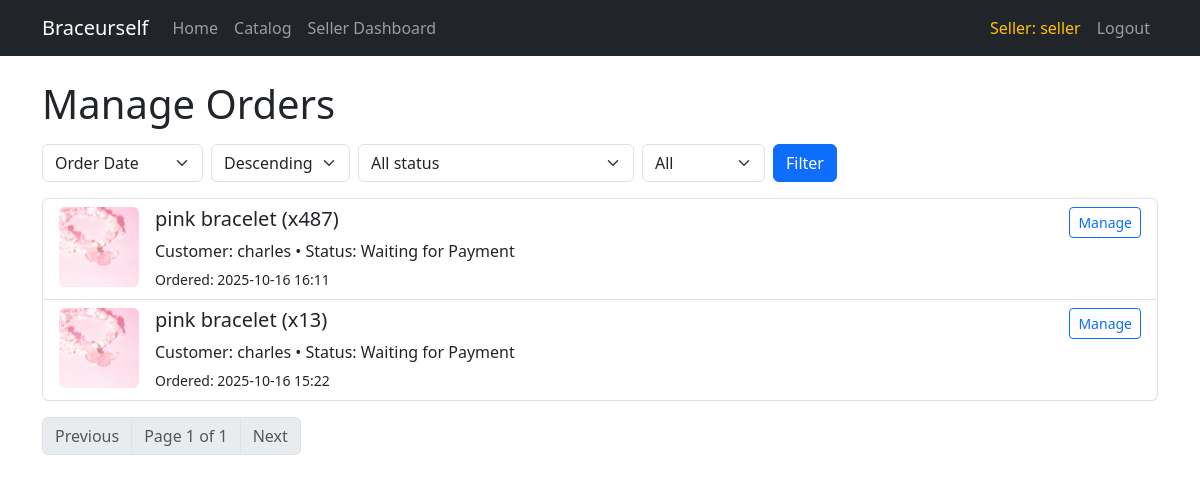
The app's page /seller/manage-orders/ (signed in), older data.
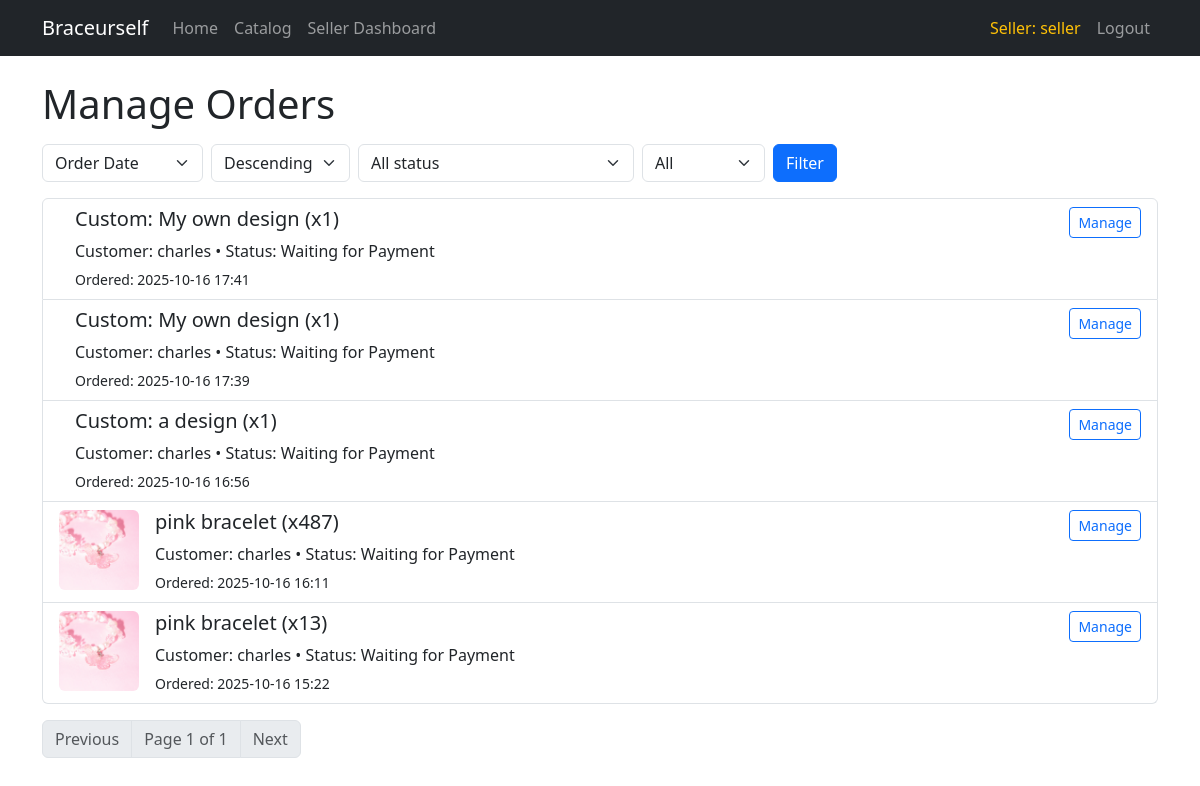
The same page, newer data.
### shop/models.py (models this page shows, shortened)
class Order(models.Model):
    STATUS_CHOICES = [
        ('waiting', 'Waiting for Payment'),
        ('pending', 'Pending Creation'),
        ('created', 'Finished Creating the Bracelet'),
        ('delivering', 'Bracelet is Being Delivered'),
        ('delivered', 'Bracelet Delivered'),
    ]
    PAYMENT_CHOICES = [
        ('gcash', 'GCash'),
        ('maya', 'Maya'),
    ]
    customer = models.ForeignKey(User, on_delete=models.CASCADE)
    product = models.ForeignKey(Product, on_delete=models.CASCADE)
    quantity = models.PositiveIntegerField()
    payment_type = models.CharField(max_length=20, choices=PAYMENT_CHOICES)
    status = models.CharField(max_length=20, choices=STATUS_CHOICES, default='waiting')
    created_at = models.DateTimeField(auto_now_add=True)
    delivered_at = models.DateTimeField(blank=True, null=True)
    done = models.BooleanField(default=False)
    cancelled = models.BooleanField(default=False)
    cancel_reason = models.TextField(blank=True, null=True)

class Product(models.Model):
    name = models.CharField(max_length=100)
    price = models.DecimalField(max_digits=8, decimal_places=2)
    image = models.ImageField(upload_to='product_images/')
    created_by = models.ForeignKey(SellerProfile, on_delete=models.CASCADE)
    stock = models.PositiveIntegerField(default=0)
    created_at = models.DateTimeField(auto_now_add=True, null=True, blank=True)

### shop/views.py (the view)
# urls.py: path('seller/manage-orders/', views.manage_orders_list, name='manage_orders_list'),
def manage_orders_list(request):
    if not request.user.is_authenticated or not hasattr(request.user, 'sellerprofile'):
        return redirect('login')
    seller_profile = request.user.sellerprofile
    qs = Order.objects.filter(product__created_by=seller_profile)
    status = request.GET.get('status')
    cancelled = request.GET.get('cancelled')  # 'yes' or 'no' or ''
    sort_by = request.GET.get('sort_by', 'created_at')
    sort_dir = request.GET.get('sort_dir', 'desc')  # 'asc' or 'desc'
    if status:
        qs = qs.filter(status=status)
    if cancelled == 'yes':
        qs = qs.filter(cancelled=True)
    elif cancelled == 'no':
        qs = qs.filter(cancelled=False)
    allowed_order_fields = {'created_at', 'delivered_at'}
    if sort_by not in allowed_order_fields:
        sort_by = 'created_at'
    order_field = sort_by if sort_dir == 'asc' else f"-{sort_by}"
    qs = qs.order_by(order_field)
    paginator = Paginator(qs, 10)
    page_number = request.GET.get('page')
    page_obj = paginator.get_page(page_number)
    return render(request, 'shop/manage_orders.html', {
        'page_obj': page_obj,
        'filters': {
            'status': status or '',
            'cancelled': cancelled or '',
            'sort_by': sort_by,
            'sort_dir': sort_dir,
        },
        'status_choices': Order.STATUS_CHOICES,
    })

### shop/templates/shop/manage_orders.html (shortened to what this page needs)
{% extends 'shop/base.html' %}
{% block content %}
<h1 class="mb-3">Manage Orders</h1>
<form method="get" class="row g-2 mb-3">
	<div class="col-auto">
		<select name="sort_by" class="form-select">
			<option value="created_at" {% if filters.sort_by == 'created_at' %}selected{% endif %}>Order Date</option>
		</select>
	</div>
	<div class="col-auto">
		<select name="sort_dir" class="form-select">
			<option value="desc" {% if filters.sort_dir == 'desc' %}selected{% endif %}>Descending</option>
		</select>
	</div>
	<div class="col-auto">
		<select name="status" class="form-select">
			<option value="">All status</option>
		</select>
	</div>
	<div class="col-auto">
		<select name="cancelled" class="form-select">
			<option value="">All</option>
		</select>
	</div>
	<div class="col-auto">
		<button class="btn btn-primary">Filter</button>
	</div>
</form>
{% if page_obj.object_list %}
	<div class="list-group">
		{% for order in page_obj.object_list %}
			<div class="list-group-item">
				<div class="d-flex align-items-start">
					<div class="me-3">
						{% if order.product.image %}
							<img src="{{ order.product.image.url }}" style="width:80px;height:80px;object-fit:cover;" class="rounded">
						{% endif %}
					</div>
					<div class="flex-grow-1">
						<h5>{{ order.product.name }} (x{{ order.quantity }})</h5>
						<p class="mb-1">Customer: {{ order.customer.username }} • Status: {{ order.get_status_display }}</p>
						<small>Ordered: {{ order.created_at|date:"Y-m-d H:i" }} {% if order.delivered_at %} • Delivered: {{ order.delivered_at|date:"Y-m-d H:i" }}{% endif %}</small>
					</div>
					<div>
						<a href="{% url 'manage_order' order.id %}" class="btn btn-sm btn-outline-primary">Manage</a>
					</div>
				</div>
			</div>
		{% endfor %}
	</div>
	<nav class="mt-3">
		<ul class="pagination">
			{% if page_obj.has_previous %}
			<li class="page-item"><a class="page-link" href="?{% for k,v in request.GET.items %}{% if k != 'page' %}{{ k }}={{ v|urlencode }}&{% endif %}{% endfor %}page={{ page_obj.previous_page_number }}">Previous</a></li>
			{% else %}
			<li class="page-item disabled"><span class="page-link">Previous</span></li>
			{% endif %}
			<li class="page-item disabled"><span class="page-link">Page {{ page_obj.number }} of {{ page_obj.paginator.num_pages }}</span></li>
			{% if page_obj.has_next %}
			<li class="page-item"><a class="page-link" href="?{% for k,v in request.GET.items %}{% if k != 'page' %}{{ k }}={{ v|urlencode }}&{% endif %}{% endfor %}page={{ page_obj.next_page_number }}">Next</a></li>
			{% else %}
			<li class="page-item disabled"><span class="page-link">Next</span></li>
			{% endif %}
		</ul>
	</nav>
{% else %}
	<p>No orders found.</p>
{% endif %}
{% endblock %}

### shop/templates/shop/base.html (shortened to what this page needs)
<!DOCTYPE html>
<html lang="en">
<head>
    <link href="https://cdn.jsdelivr.net/npm/bootstrap@5.3.3/dist/css/bootstrap.min.css" rel="stylesheet">
</head>
<body>
    <nav class="navbar navbar-expand-lg navbar-dark bg-dark mb-4">
        <div class="container">
            <a class="navbar-brand" href="{% url 'home' %}">Braceurself</a>
            <div class="collapse navbar-collapse">
                <ul class="navbar-nav me-auto mb-2 mb-lg-0">
                    <li class="nav-item"><a class="nav-link" href="{% url 'home' %}">Home</a></li>
                    <li class="nav-item"><a class="nav-link" href="{% url 'catalog' %}">Catalog</a></li>
                    {% if user.is_authenticated and user.sellerprofile %}
                        <li class="nav-item"><a class="nav-link" href="{% url 'seller_dashboard' %}">Seller Dashboard</a></li>
                    {% endif %}
                </ul>
                <ul class="navbar-nav ms-auto mb-2 mb-lg-0">
                    {% if user.is_authenticated %}
                        {% if user.sellerprofile %}
                            <li class="nav-item">
                                <a class="nav-link text-warning" href="#"
                                   tabindex="-1">Seller: {{ user.username }}</a>
                            </li>
                        {% else %}
                            <li class="nav-item">
                                <a class="nav-link" href="#" tabindex="-1">Welcome, {{ user.username }}!</a>
                            </li>
                        {% endif %}
                        <li class="nav-item"><a class="nav-link" href="{% url 'logout' %}">Logout</a></li>
                    {% else %}
                        <li class="nav-item"><a class="nav-link" href="{% url 'login' %}">Login</a></li>
                        <li class="nav-item"><a class="nav-link" href="{% url 'register' %}">Register</a></li>
                    {% endif %}
                </ul>
            </div>
        </div>
    </nav>
    <div class="container">
        {% block content %}{% endblock %}
    </div>
</body>
</html>

Row changes from the older to the newer data that the page shows:
added Order: product.name "Custom: My own design", quantity "1", customer.username "charles", status "Waiting for Payment", created_at "2025-10-16 17:41"
added Order: product.name "Custom: My own design", quantity "1", customer.username "charles", status "Waiting for Payment", created_at "2025-10-16 17:39"
added Order: product.name "Custom: a design", quantity "1", customer.username "charles", status "Waiting for Payment", created_at "2025-10-16 16:56"
